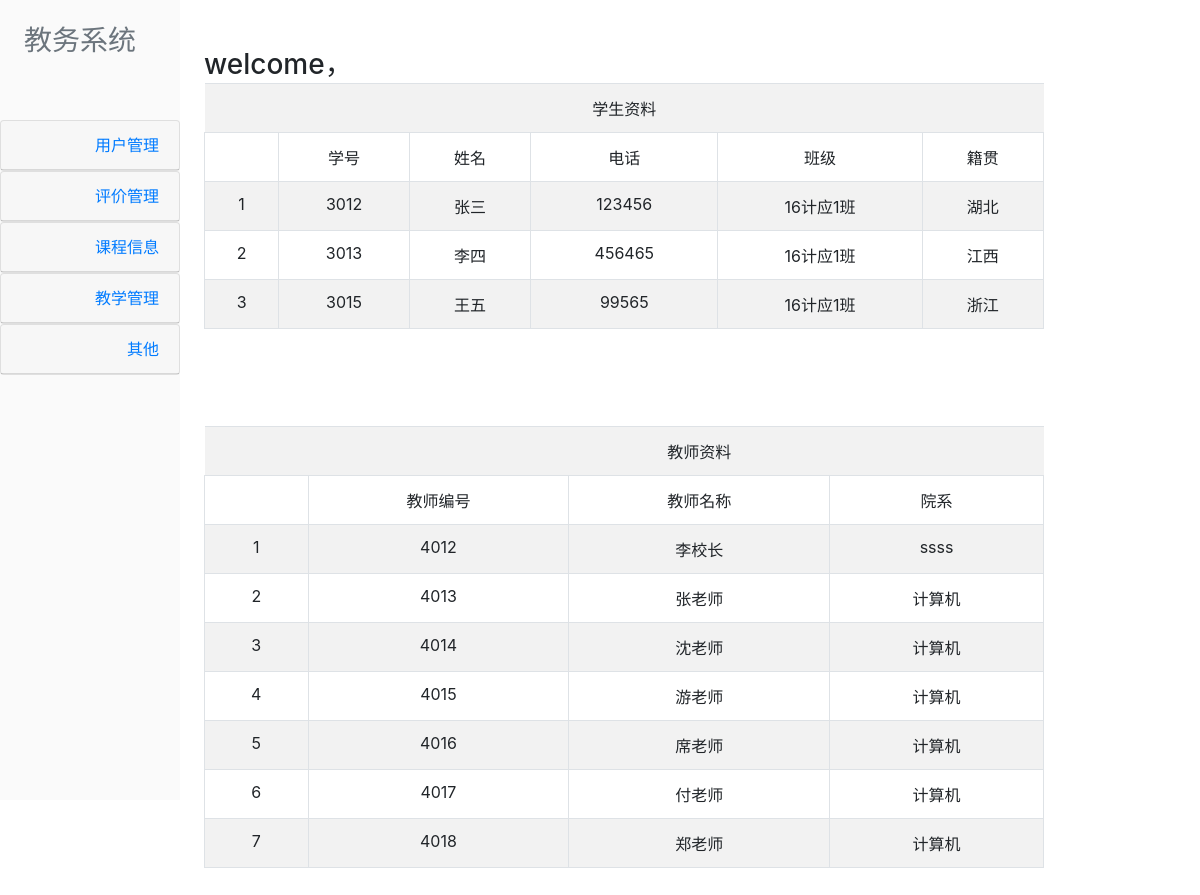
Screenshot of /root.php with the database file from the repository.
### tables this page shows
CREATE TABLE IF NOT EXISTS `stuinfo` (
  `snum` int(11) DEFAULT NULL,
  `sname` varchar(50) DEFAULT NULL,
  `ssex` varchar(10) DEFAULT NULL,
  `sage` int(11) DEFAULT NULL,
  `spho` int(11) DEFAULT NULL,
  `scla` varchar(50) DEFAULT NULL,
  `sadd` varchar(50) DEFAULT NULL
);

CREATE TABLE IF NOT EXISTS `teacher` (
  `Tid` int(11) NOT NULL,
  `Tname` varchar(50) NOT NULL,
  `TD` varchar(50) NOT NULL,
  `Tpwd` int(11) DEFAULT NULL,
  PRIMARY KEY (`Tid`),
  UNIQUE KEY `Tid` (`Tid`)
);

### root.php (the view, shortened to what this page needs)
<?php
$user=$_SESSION['user'];
?>
<html>
<head>
    <link rel="stylesheet" href="css/bootstrap.min.css">
</head>
<body>
<div id="leftContent">
    <div id="head"><h3>教务系统</h3></div>
    <div id="accordion">
        <div class="card">
            <div align="right" class="card-header">
                <a class="card-link ui-front" data-toggle="collapse" href="#collapseOne">
                    用户管理
                </a>
            </div>
        </div>
        <div class="card">
            <div align="right" class="card-header">
                <a  class="collapsed card-link" data-toggle="collapse" href="#collapseTwo">
                    评价管理
                </a>
            </div>
        </div>
        <div class="card">
            <div align="right" class="card-header">
                <a class="collapsed card-link" data-toggle="collapse" href="#collapseThree">
                    课程信息
                </a>
            </div>
        </div>
        <div class="card">
            <div align="right" class="card-header">
                <a class="collapsed card-link" data-toggle="collapse" href="#collapseFour">
                    教学管理
                </a>
            </div>
        </div>
        <div class="card">
            <div align="right" class="card-header">
                <a class="collapsed card-link" data-toggle="collapse" href="#collapseFive">
                 其他
                </a>
            </div>
        </div>
    </div>
</div>
<div id="rightContent">
    <div id="welcome"><h3>welcome，<?php echo $user; ?></h3></div>
    <div id="table">
        <?php
        require_once "conn.php";
        $i=0;
        $sql1="SELECT snum ,sname,spho,scla,sadd FROM stuinfo";
        $result=mysqli_query($link,$sql1);
        if ($result->num_rows > 0) {
            echo "<table align='center' class='table table-striped 'id='timetable'>";
            echo "<tr align='center'><td></td><td></td><td></td><td>学生资料</td><td></td><td></td></tr>";
            echo "<tr align='center' class='table-bordered'><td>&nbsp;</td><td>学号</td><td>姓名</td><td>电话</td><td>班级</td><td>籍贯</td></tr>";
            while ($row = $result->fetch_assoc()) {
                $i++;
                echo "<tr align='center' class='table-bordered'><td>$i</td> <td> " . $row["snum"] . "</td><td>" . $row["sname"]. "</td><td> " . $row["spho"]. " </td><td>" . $row["scla"] . "</td><td>".$row['sadd']."</td><br>";
            }
        }
        echo "</table>";
        ?>
    <div id="table">
        <?php
        require_once "conn.php";
        $i=0;
        $sql1="SELECT Tid,Tname,TD FROM teacher";
        $result=mysqli_query($link,$sql1);
        if ($result->num_rows > 0) {
            echo "<table align='center' class='table table-striped 'id='timetable'>";
            echo "<tr align='center'><td></td><td></td><td>教师资料</td><td></td></tr>";
            echo "<tr align='center' class='table-bordered'><td>&nbsp;</td><td>教师编号</td><td>教师名称</td><td>院系</td></tr>";
            while ($row = $result->fetch_assoc()) {
                $i++;
                echo "<tr align='center' class='table-bordered'><td>$i</td> <td> " . $row["Tid"] . "</td><td>" . $row["Tname"]. "</td><td> " . $row["TD"]. " </td><br>";
            }
        }
        echo "</table>";
        ?>
    </div>
</div>
</body>
</html>

### root.php (style rules this page uses)
#leftContent { height: 100vh; width: 15vw; background: #fafafa; font-style: initial; float: left; }
#head { height: 15vh; width: 15vw; padding: 3vh; color: #6c757d; }
#rightContent { height: 100vh; width: 82vw; padding-top: 6vh; padding-left: 17vw; }
#timetable { margin-top: -15vh; }
#table { margin-top: 8vh; width: 70vw; }

### rows the page displays
stuinfo: snum "3012", sname "张三", spho "123456", scla "16计应1班", sadd "湖北"
stuinfo: snum "3013", sname "李四", spho "456465", scla "16计应1班", sadd "江西"
stuinfo: snum "3015", sname "王五", spho "99565", scla "16计应1班", sadd "浙江"
teacher: Tid "4012", Tname "李校长", TD "ssss"
teacher: Tid "4013", Tname "张老师", TD "计算机"
teacher: Tid "4014", Tname "沈老师", TD "计算机"
teacher: Tid "4015", Tname "游老师", TD "计算机"
teacher: Tid "4016", Tname "席老师", TD "计算机"
teacher: Tid "4017", Tname "付老师", TD "计算机"
teacher: Tid "4018", Tname "郑老师", TD "计算机"
